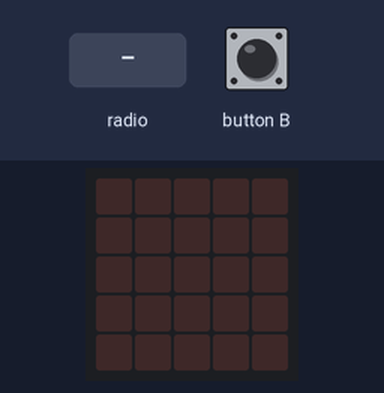
A program run on a simulated BBC micro:bit running MicroPython. Shown: the board's 5×5 LED display. Inputs (shaded band) come from the test bench.

Above: at 1.2 s.
1.3 s: radio message "1" arrives
At 1.7 s:
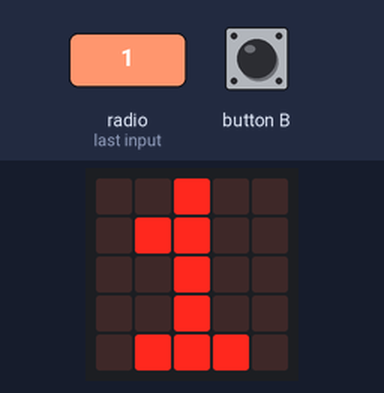
3.3 s: button B pressed for 0.15 s
At 4.1 s:
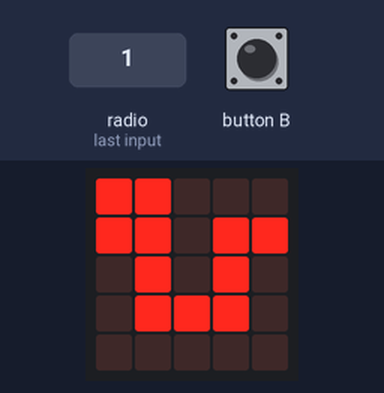
Timing chart, 0 to 6.3 s (numbered marks = the images above; inputs shaded):
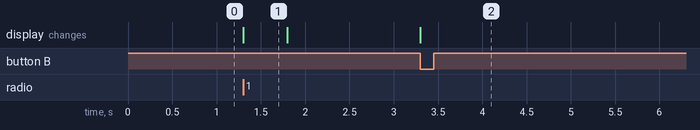

Measured:
- after the input at 1.3 s, the display: changes at once (image 1)
- after the input at 3.3 s, the display: changes at once (image 2)
- what the display in image 1 shows lasts 0.5 s, from 1.3 s to 1.8 s

The program:

21.py
```python
from microbit import *
import radio

radio.on()
radio.config(group=5)

while True:
	if button_b.is_pressed():
		display.show(Image.SNAKE)
		radio.off()
		break

	if accelerometer.is_gesture("shake"):
		radio.send ("shake")
	gesto=radio.receive()

	if gesto is not None:
		display.show(gesto)
		sleep (500)
	display.clear()
```
